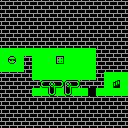

Tiled map render using the project's own tile images. Description and the whole map definition, tile-layer contents included, below:
An orthogonal 16x16 tile map with 8x8 px tiles, 1 tile layer (Kachelebene 1).

<map version="1.0" tiledversion="1.0.3" orientation="orthogonal" renderorder="right-down" width="16" height="16" tilewidth="8" tileheight="8" nextobjectid="1">
 <tileset firstgid="1" source="../tiles.tsx" />
 <layer name="Kachelebene 1" width="16" height="16">
  <data encoding="csv">
184,184,184,184,184,184,184,184,184,184,184,184,184,184,184,184,
184,184,184,184,184,184,184,184,184,184,184,184,184,184,184,184,
184,184,184,184,184,184,184,184,184,184,184,184,184,184,184,184,
184,184,184,184,184,184,184,184,184,184,184,184,184,184,184,184,
184,184,184,184,184,184,184,184,184,184,184,184,184,184,184,184,
184,184,184,184,184,184,184,184,184,184,184,184,184,184,184,184,
129,129,129,129,129,129,129,129,129,129,129,129,184,184,184,184,
129,177,129,184,129,129,129,144,129,129,129,129,184,184,184,184,
129,129,129,184,129,129,129,129,129,129,129,129,184,184,184,184,
184,184,184,184,129,129,129,129,129,129,129,129,184,129,129,129,
184,184,184,184,184,185,175,179,167,179,184,184,184,129,180,129,
184,184,184,184,129,129,181,129,181,129,129,145,129,129,129,129,
184,184,184,184,184,184,184,184,184,184,184,184,184,184,184,184,
184,184,184,184,184,184,184,184,184,184,184,184,184,184,184,184,
184,184,184,184,184,184,184,184,184,184,184,184,184,184,184,184,
184,184,184,184,184,184,184,184,184,184,184,184,184,184,184,184
</data>
 </layer>
</map>
